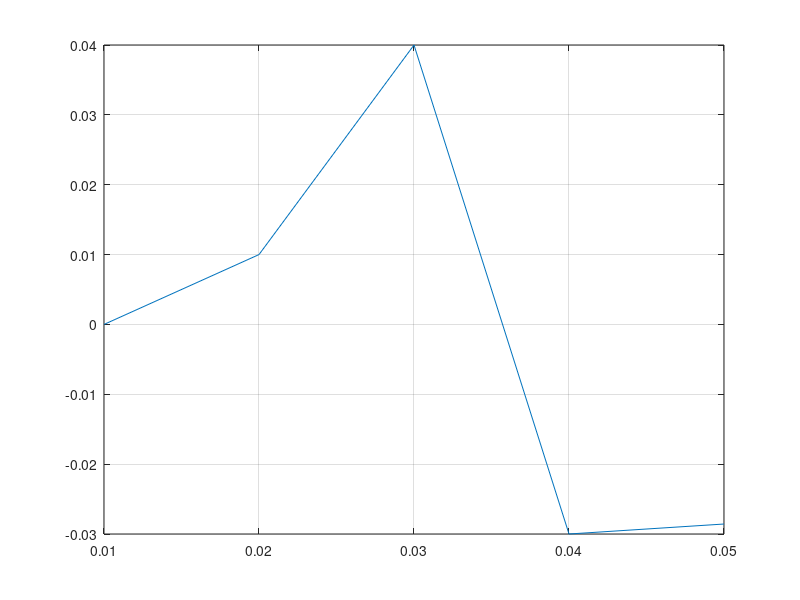

The MATLAB script that drew this image:
clear
clc

h = 0.01;
x = 0.01:h:0.05;
y = zeros(size(x));
y(1) = 0;
n = numel(y);

for i = 1:n-1
    f = ((x(i)+(y(i)))/(x(i)-y(i)));
    y(i+1) = y(i) + h*f;
end

plot(x,y);
grid on